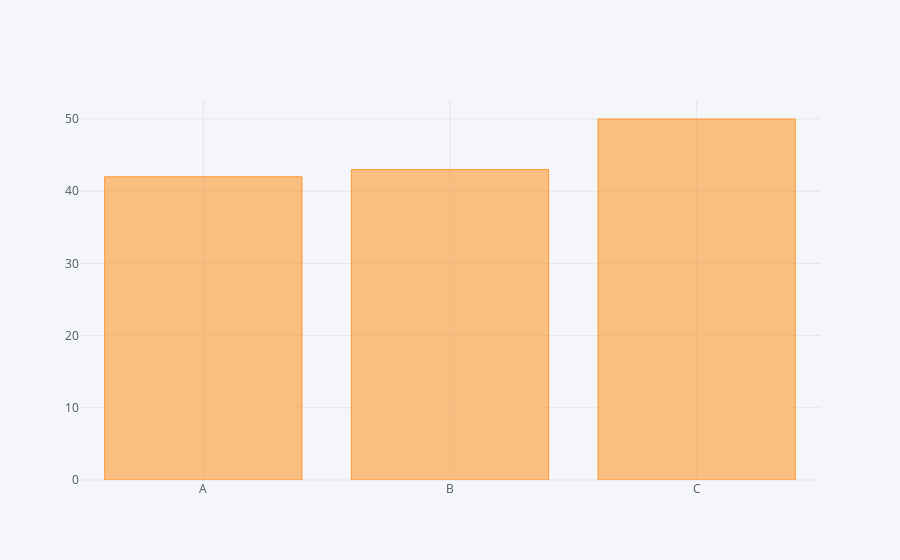

Notebook source saved alongside this figure:
### Code cell
df2.iplot(kind='bar', x='Category', y='Values')

### Figure 1 — Plotly figure (JSON) as saved in the notebook; plotly's stock layout.template omitted (floating-point values rounded to 4 significant figures)
{"data": [{"marker": {"color": "rgba(255, 153, 51, 0.6)", "line": {"color": "rgba(255, 153, 51, 1.0)", "width": 1}}, "name": "Values", "orientation": "v", "text": "", "type": "bar", "x": ["A", "B", "C"], "y": [42, 43, 50]}], "layout": {"legend": {"bgcolor": "#F5F6F9", "font": {"color": "#4D5663"}}, "paper_bgcolor": "#F5F6F9", "plot_bgcolor": "#F5F6F9", "titlefont": {"color": "#4D5663"}, "xaxis1": {"gridcolor": "#E1E5ED", "showgrid": true, "tickfont": {"color": "#4D5663"}, "title": "", "titlefont": {"color": "#4D5663"}, "zerolinecolor": "#E1E5ED"}, "yaxis1": {"gridcolor": "#E1E5ED", "showgrid": true, "tickfont": {"color": "#4D5663"}, "title": "", "titlefont": {"color": "#4D5663"}, "zerolinecolor": "#E1E5ED"}}}
